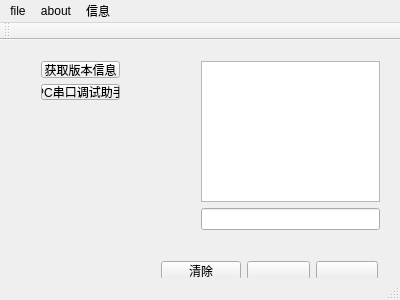
<?xml version="1.0" encoding="UTF-8"?>
<ui version="4.0">
 <class>MainWindow</class>
 <widget class="QMainWindow" name="MainWindow">
  <property name="geometry">
   <rect>
    <x>0</x>
    <y>0</y>
    <width>400</width>
    <height>300</height>
   </rect>
  </property>
  <property name="windowTitle">
   <string>MainWindow</string>
  </property>
  <widget class="QWidget" name="centralWidget">
   <widget class="QWidget" name="horizontalLayoutWidget">
    <property name="geometry">
     <rect>
      <x>150</x>
      <y>210</y>
      <width>239</width>
      <height>41</height>
     </rect>
    </property>
    <layout class="QHBoxLayout" name="horizontalLayout">
     <item>
      <widget class="QPushButton" name="pushButton_clear">
       <property name="text">
        <string>清除</string>
       </property>
      </widget>
     </item>
     <item>
      <widget class="QPushButton" name="pushButton_3">
       <property name="text">
        <string/>
       </property>
      </widget>
     </item>
     <item>
      <widget class="QPushButton" name="pushButton_send">
       <property name="text">
        <string/>
       </property>
      </widget>
     </item>
    </layout>
   </widget>
   <widget class="QWidget" name="verticalLayoutWidget">
    <property name="geometry">
     <rect>
      <x>190</x>
      <y>10</y>
      <width>201</width>
      <height>191</height>
     </rect>
    </property>
    <layout class="QVBoxLayout" name="verticalLayout">
     <item>
      <widget class="QTextEdit" name="textEdit_read"/>
     </item>
     <item>
      <widget class="QLineEdit" name="lineEdit_write"/>
     </item>
    </layout>
   </widget>
   <widget class="QWidget" name="verticalLayoutWidget_2">
    <property name="geometry">
     <rect>
      <x>30</x>
      <y>10</y>
      <width>101</width>
      <height>61</height>
     </rect>
    </property>
    <layout class="QVBoxLayout" name="verticalLayout_2">
     <item>
      <widget class="QPushButton" name="pushButton">
       <property name="text">
        <string>获取版本信息</string>
       </property>
      </widget>
     </item>
     <item>
      <widget class="QPushButton" name="pushButton_open_uart">
       <property name="text">
        <string>PC串口调试助手</string>
       </property>
      </widget>
     </item>
    </layout>
   </widget>
  </widget>
  <widget class="QMenuBar" name="menuBar">
   <property name="geometry">
    <rect>
     <x>0</x>
     <y>0</y>
     <width>400</width>
     <height>23</height>
    </rect>
   </property>
   <widget class="QMenu" name="menufile">
    <property name="title">
     <string>file</string>
    </property>
    <addaction name="actionnew"/>
    <addaction name="actionopen"/>
    <addaction name="actionclose"/>
   </widget>
   <widget class="QMenu" name="menuabort">
    <property name="title">
     <string>about</string>
    </property>
   </widget>
   <widget class="QMenu" name="menu">
    <property name="title">
     <string>信息</string>
    </property>
    <addaction name="actioninfomation"/>
   </widget>
   <addaction name="menufile"/>
   <addaction name="menuabort"/>
   <addaction name="menu"/>
  </widget>
  <widget class="QToolBar" name="mainToolBar">
   <attribute name="toolBarArea">
    <enum>TopToolBarArea</enum>
   </attribute>
   <attribute name="toolBarBreak">
    <bool>false</bool>
   </attribute>
  </widget>
  <widget class="QStatusBar" name="statusBar"/>
  <action name="actionnew">
   <property name="text">
    <string>new</string>
   </property>
  </action>
  <action name="actionopen">
   <property name="text">
    <string>open</string>
   </property>
  </action>
  <action name="actionclose">
   <property name="text">
    <string>close</string>
   </property>
  </action>
  <action name="actioninfomation">
   <property name="text">
    <string>infomation</string>
   </property>
  </action>
 </widget>
 <layoutdefault spacing="6" margin="11"/>
 <resources/>
 <connections>
  <connection>
   <sender>actionclose</sender>
   <signal>triggered()</signal>
   <receiver>MainWindow</receiver>
   <slot>close()</slot>
   <hints>
    <hint type="sourcelabel">
     <x>-1</x>
     <y>-1</y>
    </hint>
    <hint type="destinationlabel">
     <x>199</x>
     <y>149</y>
    </hint>
   </hints>
  </connection>
  <connection>
   <sender>actionnew</sender>
   <signal>triggered()</signal>
   <receiver>MainWindow</receiver>
   <slot>setFocus()</slot>
   <hints>
    <hint type="sourcelabel">
     <x>-1</x>
     <y>-1</y>
    </hint>
    <hint type="destinationlabel">
     <x>199</x>
     <y>149</y>
    </hint>
   </hints>
  </connection>
 </connections>
</ui>
